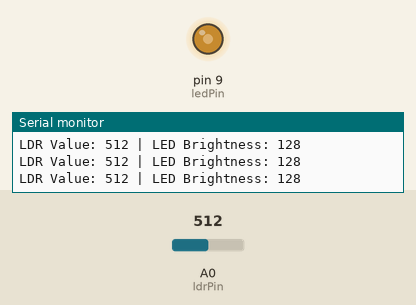
Recording of a sketch running on a simulated Arduino Uno, built with avr-gcc and run on an emulated ATmega328P. Parts: output pins drawn as LEDs (lit = HIGH), the last lines printed to the serial monitor. Inputs (shaded band) come from the test bench; at power-on: A0 (ldrPin) = 512.

Above: at 1.3 s.
1.4 s: A0 (ldrPin) set to 306
At 2.1 s:
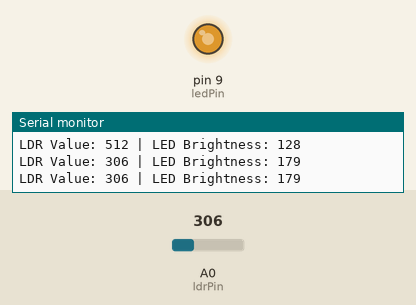
3.0 s: A0 (ldrPin) set to 122
At 3.3 s:
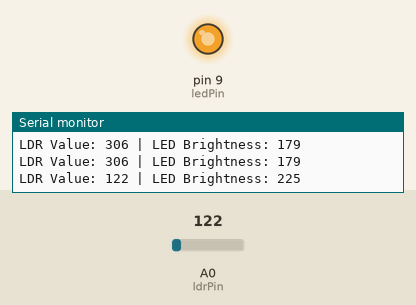
4.5 s: A0 (ldrPin) set to 900
At 5.7 s:
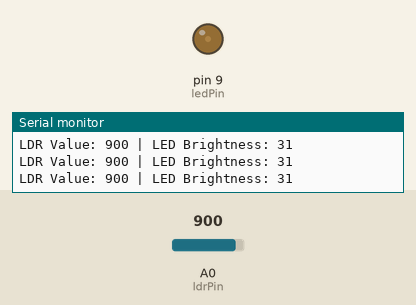
6.0 s: A0 (ldrPin) set to 1023
At 7.0 s:
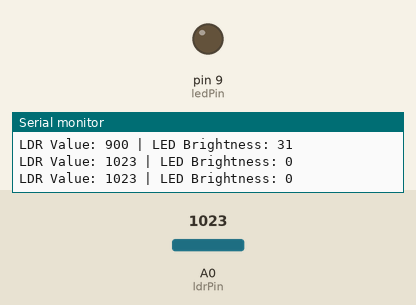
7.5 s: A0 (ldrPin) set to 511
At 8.2 s:
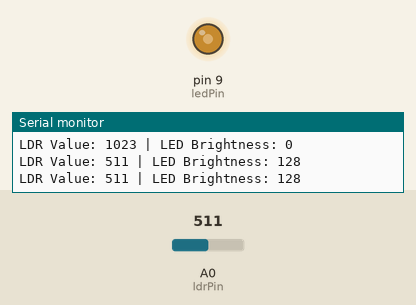
Timing chart, 0 to 10.0 s (numbered marks = the images above; inputs shaded):
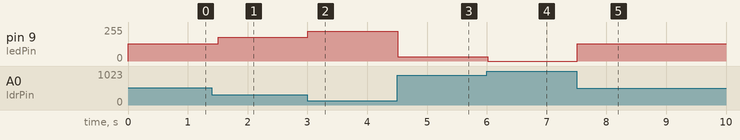

The sketch:

adaptive_street_lighting.ino
```cpp
// Adaptive Street Light using LDR and PWM LED

int ldrPin = A0;     // LDR connected to A0
int ledPin = 9;      // LED connected to PWM pin D9

int ldrValue = 0;    // Variable to store LDR value
int brightness = 0;  // LED brightness value

void setup() {
  pinMode(ledPin, OUTPUT);
  Serial.begin(9600);
  Serial.println("Adaptive Street Light Started");
}

void loop() {
  // Read LDR value
  ldrValue = analogRead(ldrPin);

  // Convert LDR value to LED brightness (inverse relation)
  brightness = map(ldrValue, 0, 1023, 255, 0);
  brightness = constrain(brightness, 0, 255);

  // Control LED brightness
  analogWrite(ledPin, brightness);

  // Display values on Serial Monitor
  Serial.print("LDR Value: ");
  Serial.print(ldrValue);
  Serial.print(" | LED Brightness: ");
  Serial.println(brightness);

  delay(500);
}
```

Measured:
- after the input at 1.4 s, pin 9 (ledPin): 128/255 → 179/255 after 0.11 s
- after the input at 3.0 s, pin 9 (ledPin): 179/255 → 225/255 at once
- after the input at 4.5 s, pin 9 (ledPin): 225/255 → 31/255 at once
- after the input at 6.0 s, pin 9 (ledPin): 31/255 → 0/255 at once
- after the input at 7.5 s, pin 9 (ledPin): 0/255 → 128/255 at once
